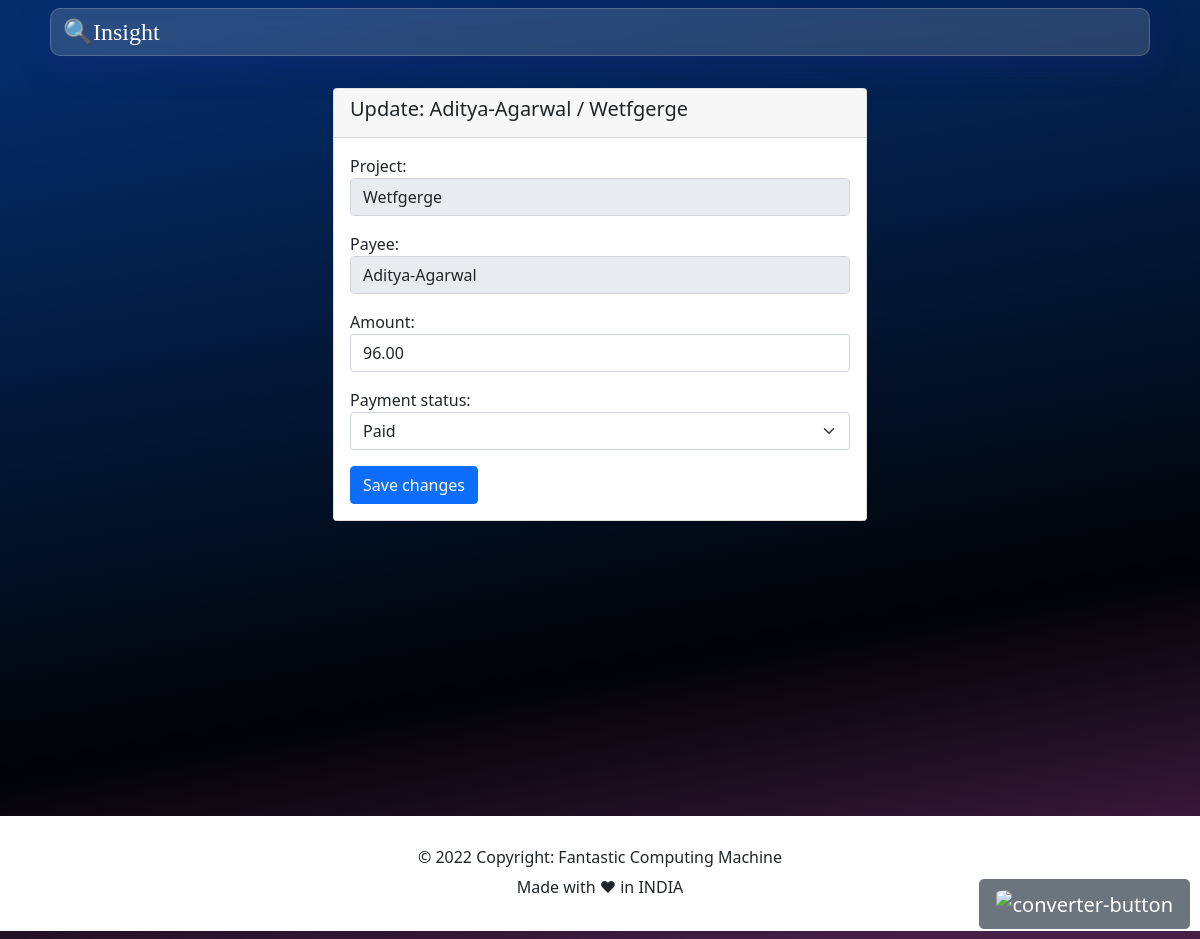
The page /expense/expense/13/6/wetfgerge/update/ (signed in) on the database its author committed.
### expense/models.py (models this page shows, shortened)
class Expense(models.Model):
    project = models.ForeignKey(
        Project, on_delete=models.CASCADE, default=1)
    payee = models.ForeignKey(Payee, on_delete=models.CASCADE)
    amount = models.DecimalField(
        max_digits=10, decimal_places=2, blank=True, null=True)
    created_on = models.DateTimeField(auto_now_add=True)
    updated_on = models.DateTimeField(auto_now=True)
    payment_status = models.CharField(
        max_length=2,
        choices=PAYMENT_STATUS,
        default="N",
    )
    is_deleted = models.BooleanField(default=False)
    deleted_on = models.DateTimeField(blank=True, null=True)

class Payee(models.Model):
    phoneNumberRegex = RegexValidator(regex=r"^\+?1?\d{8,15}$")
    name = models.CharField(max_length=255)
    description = models.TextField(blank=True, null=True)
    created_on = models.DateTimeField(auto_now_add=True)
    updated_on = models.DateTimeField(auto_now=True)
    phoneNumber = models.CharField(blank=True,
                                   validators=[phoneNumberRegex], max_length=11)

### dimension/models.py (models this page shows, shortened)
class Project(models.Model):
    name = models.CharField(max_length=255, unique=True, default='')
    author = models.ForeignKey(User, on_delete=models.CASCADE)
    description = models.TextField(
        max_length=255, blank=True, null=True, default='')
    created_on = models.DateTimeField(auto_now_add=True)
    updated_on = models.DateTimeField(auto_now=True)
    is_deleted = models.BooleanField(default=False)
    deleted_on = models.DateTimeField(blank=True, null=True)

### expense/views.py (the view, shortened to what this page needs)
class UpdateExpenseView(LoginRequiredMixin, UpdateView):
    login_url = '/user/login/'
    redirect_field_name = 'redirect_to'
    model = Expense
    form_class = UpdateExpenseForm
    template_name = 'update_expense.html'
    def get_object(self, queryset=None):
        return get_object_or_404(self.model, pk=self.kwargs['pk'])
    def get_context_data(self, **kwargs):
        expense = Expense.objects.filter(id=self.kwargs['pk'])[0]
        kwargs['expense'] = expense
        return super(UpdateExpenseView, self).get_context_data(**kwargs)

### expense/forms.py
class UpdateExpenseForm(forms.ModelForm):
    amount = forms.CharField(
        max_length=200,
        required=False,
        widget=forms.TextInput(
            attrs={
                'class': 'form-control',
                "aria-label": ".form-control-sm",
                "type": 'number',
                "placeholder": "Amount",
                "step": ".01",
            }
        )
    )
    payment_status = forms.CharField(
        max_length=100,
        required=True,
        widget=forms.Select(
            choices=PAYMENT_STATUS,
            attrs={
                "class": "form-select",
                "aria-label": ".form-control-sm",
                "placeholder": "Payment-satus"
            }
        )
    )
    class Meta:
        model = Expense
        fields = (
            'project',
            'payee',
            'amount',
            'payment_status'
        )

### expense/templates/update_expense.html (shortened to what this page needs)
{% extends 'base.html' %}
{% load static %} {% load humanize %}
{% block body %}
<div class="container-lg container-md container-sm py-4">
    <div class="mx-auto">
        <div class="row justify-content-center">
            <div class="col-lg-7 col-md-6 col-xl-6">
                <div class="card">
                    <div class="card-header">
                        <h5 class="card-title" id="{{expense.name}}expense">Update:
                            {{expense.payee.name}} / {{expense.project.name | title}}
                        </h5>
                    </div>
                    <div class="card-body">
                        <form action="{% url 'expense_update' expense.id expense.project.id expense.project.name %}"
                            method="POST">
                            <p>
                                <label for="id_project">Project:</label>
                                <input type="text" class="form-control" value="{{expense.project.name | capfirst }}"
                                    disabled readonly>
                            </p>
                            <p>
                                <label for="id_payee">Payee:</label>
                                <input type="text" class="form-control" value="{{expense.payee.name | capfirst }}"
                                    disabled readonly>
                            </p>
                            <p>
                                <label for="id_amount">Amount:</label>
                                <input type="number" name="amount" value="{{expense.amount}}" class="form-control"
                                    aria-label=".form-control-sm" placeholder="Amount" step=".01" maxlength="200"
                                    id="id_amount">
                            </p>
                            <p>
                                <label for="id_payment_status">Payment status:</label>
                                <select name="payment_status" class="form-select" aria-label=".form-control-sm"
                                    placeholder="Payment-satus" maxlength="100" default="{{expense.payment_status}}"
                                    id="id_payment_status">
                                    <option value="P" selected>Paid</option>
                                </select>
                            </p>
                            <button type="submit" class="btn btn-primary">Save
                                changes
                            </button>
                        </form>
                    </div>
                </div>
            </div>
        </div>
    </div>
</div>
{% endblock %}

### static/css/styles.css (style rules this page uses)
body { background: rgb(4, 45, 107); background: linear-gradient(170deg, rgba(4, 45, 107, 1) 5%, rgba(1, 3, 5, 1) 68%, rgba(72, 31, 73, 1) 96%); }

### rows shown on the page
Expense: payee.name "Aditya-Agarwal", project.name "Wetfgerge", amount "96.00", payment_status "Paid"
